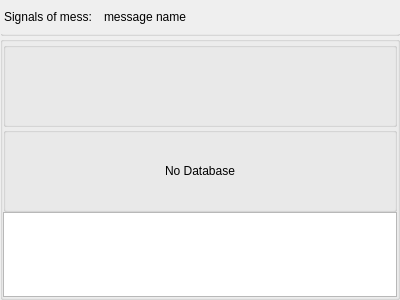
<?xml version="1.0" encoding="UTF-8"?>
<ui version="4.0">
 <class>C_CamGenSigWidget</class>
 <widget class="QWidget" name="C_CamGenSigWidget">
  <property name="geometry">
   <rect>
    <x>0</x>
    <y>0</y>
    <width>400</width>
    <height>300</height>
   </rect>
  </property>
  <property name="windowTitle">
   <string>C_CamGenSigWidget</string>
  </property>
  <layout class="QVBoxLayout" name="verticalLayout" stretch="0,0,1">
   <property name="spacing">
    <number>0</number>
   </property>
   <property name="leftMargin">
    <number>0</number>
   </property>
   <property name="topMargin">
    <number>0</number>
   </property>
   <property name="rightMargin">
    <number>0</number>
   </property>
   <property name="bottomMargin">
    <number>0</number>
   </property>
   <item>
    <layout class="QHBoxLayout" name="horizontalLayout">
     <property name="spacing">
      <number>12</number>
     </property>
     <property name="leftMargin">
      <number>4</number>
     </property>
     <property name="topMargin">
      <number>10</number>
     </property>
     <property name="rightMargin">
      <number>3</number>
     </property>
     <property name="bottomMargin">
      <number>10</number>
     </property>
     <item>
      <widget class="stw::opensyde_gui_elements::C_OgeLabGenericNoPaddingNoMargins" name="pc_LabelHeading">
       <property name="text">
        <string>Signals of mess:</string>
       </property>
      </widget>
     </item>
     <item>
      <widget class="stw::opensyde_gui_elements::C_OgeLabElided" name="pc_LabelHeadingDynamic">
       <property name="sizePolicy">
        <sizepolicy hsizetype="Expanding" vsizetype="Preferred">
         <horstretch>0</horstretch>
         <verstretch>0</verstretch>
        </sizepolicy>
       </property>
       <property name="minimumSize">
        <size>
         <width>30</width>
         <height>0</height>
        </size>
       </property>
       <property name="text">
        <string>message name</string>
       </property>
      </widget>
     </item>
    </layout>
   </item>
   <item>
    <widget class="stw::opensyde_gui_elements::C_CamOgeGbxMessageSignalsBorder" name="groupBox">
     <property name="minimumSize">
      <size>
       <width>0</width>
       <height>2</height>
      </size>
     </property>
     <property name="maximumSize">
      <size>
       <width>16777215</width>
       <height>2</height>
      </size>
     </property>
     <property name="title">
      <string/>
     </property>
    </widget>
   </item>
   <item>
    <widget class="stw::opensyde_gui_elements::C_CamOgeGbxMessageGeneratorBackground" name="pc_GroupBoxSignals">
     <property name="title">
      <string/>
     </property>
     <layout class="QVBoxLayout" name="verticalLayout_2" stretch="1,1,1">
      <property name="spacing">
       <number>0</number>
      </property>
      <property name="leftMargin">
       <number>0</number>
      </property>
      <property name="topMargin">
       <number>0</number>
      </property>
      <property name="rightMargin">
       <number>0</number>
      </property>
      <property name="bottomMargin">
       <number>0</number>
      </property>
      <item>
       <widget class="stw::opensyde_gui_elements::C_OgeGbxStyled" name="pc_GroupBoxNoSignals">
     <property name="variant" stdset="0">
      <string notr="true">Transparent</string>
     </property>
        <layout class="QVBoxLayout" name="verticalLayout_3">
         <property name="spacing">
          <number>0</number>
         </property>
         <property name="leftMargin">
          <number>0</number>
         </property>
         <property name="topMargin">
          <number>0</number>
         </property>
         <property name="rightMargin">
          <number>0</number>
         </property>
         <property name="bottomMargin">
          <number>0</number>
         </property>
         <item>
          <spacer name="verticalSpacer_2">
           <property name="orientation">
            <enum>Qt::Vertical</enum>
           </property>
           <property name="sizeHint" stdset="0">
            <size>
             <width>20</width>
             <height>40</height>
            </size>
           </property>
          </spacer>
         </item>
        </layout>
       </widget>
      </item>
      <item>
       <widget class="stw::opensyde_gui_elements::C_OgeGbxStyled" name="pc_GroupBoxNoDatabase">
     <property name="variant" stdset="0">
      <string notr="true">Transparent</string>
     </property>
        <layout class="QVBoxLayout" name="verticalLayout_4" stretch="1,0,1">
         <property name="spacing">
          <number>0</number>
         </property>
         <property name="leftMargin">
          <number>0</number>
         </property>
         <property name="topMargin">
          <number>0</number>
         </property>
         <property name="rightMargin">
          <number>0</number>
         </property>
         <property name="bottomMargin">
          <number>0</number>
         </property>
         <item>
          <spacer name="verticalSpacer_3">
           <property name="orientation">
            <enum>Qt::Vertical</enum>
           </property>
           <property name="sizeHint" stdset="0">
            <size>
             <width>20</width>
             <height>40</height>
            </size>
           </property>
          </spacer>
         </item>
         <item>
          <layout class="QHBoxLayout" name="horizontalLayout_2" stretch="1,0,1">
           <item>
            <spacer name="horizontalSpacer_2">
             <property name="orientation">
              <enum>Qt::Horizontal</enum>
             </property>
             <property name="sizeHint" stdset="0">
              <size>
               <width>40</width>
               <height>20</height>
              </size>
             </property>
            </spacer>
           </item>
           <item>
            <widget class="stw::opensyde_gui_elements::C_OgeLabGenericNoPaddingNoMargins" name="pc_LabelNoDatabase">
             <property name="text">
              <string>No Database</string>
             </property>
            </widget>
           </item>
           <item>
            <spacer name="horizontalSpacer_3">
             <property name="orientation">
              <enum>Qt::Horizontal</enum>
             </property>
             <property name="sizeHint" stdset="0">
              <size>
               <width>40</width>
               <height>20</height>
              </size>
             </property>
            </spacer>
           </item>
          </layout>
         </item>
         <item>
          <spacer name="verticalSpacer">
           <property name="orientation">
            <enum>Qt::Vertical</enum>
           </property>
           <property name="sizeHint" stdset="0">
            <size>
             <width>20</width>
             <height>40</height>
            </size>
           </property>
          </spacer>
         </item>
        </layout>
       </widget>
      </item>
      <item>
       <widget class="stw::opensyde_gui::C_CamGenSigTableView" name="pc_TableView"/>
      </item>
     </layout>
    </widget>
   </item>
  </layout>
 </widget>
 <customwidgets>
  <customwidget>
   <class>stw::opensyde_gui_elements::C_OgeLabGenericNoPaddingNoMargins</class>
   <extends>QLabel</extends>
   <header>C_OgeLabGenericNoPaddingNoMargins.hpp</header>
  </customwidget>
  <customwidget>
   <class>stw::opensyde_gui_elements::C_CamOgeGbxMessageGeneratorBackground</class>
   <extends>QGroupBox</extends>
   <header>C_CamOgeGbxMessageGeneratorBackground.hpp</header>
   <container>1</container>
  </customwidget>
  <customwidget>
   <class>stw::opensyde_gui_elements::C_OgeGbxStyled</class>
   <extends>QGroupBox</extends>
   <header>C_OgeGbxStyled.hpp</header>
   <container>1</container>
  </customwidget>
  <customwidget>
   <class>stw::opensyde_gui::C_CamGenSigTableView</class>
   <extends>QTableView</extends>
   <header>C_CamGenSigTableView.hpp</header>
  </customwidget>
  <customwidget>
   <class>stw::opensyde_gui_elements::C_CamOgeGbxMessageSignalsBorder</class>
   <extends>QGroupBox</extends>
   <header>C_CamOgeGbxMessageSignalsBorder.hpp</header>
   <container>1</container>
  </customwidget>
  <customwidget>
   <class>stw::opensyde_gui_elements::C_OgeLabElided</class>
   <extends>QLabel</extends>
   <header>C_OgeLabElided.hpp</header>
  </customwidget>
 </customwidgets>
 <resources/>
 <connections/>
</ui>
